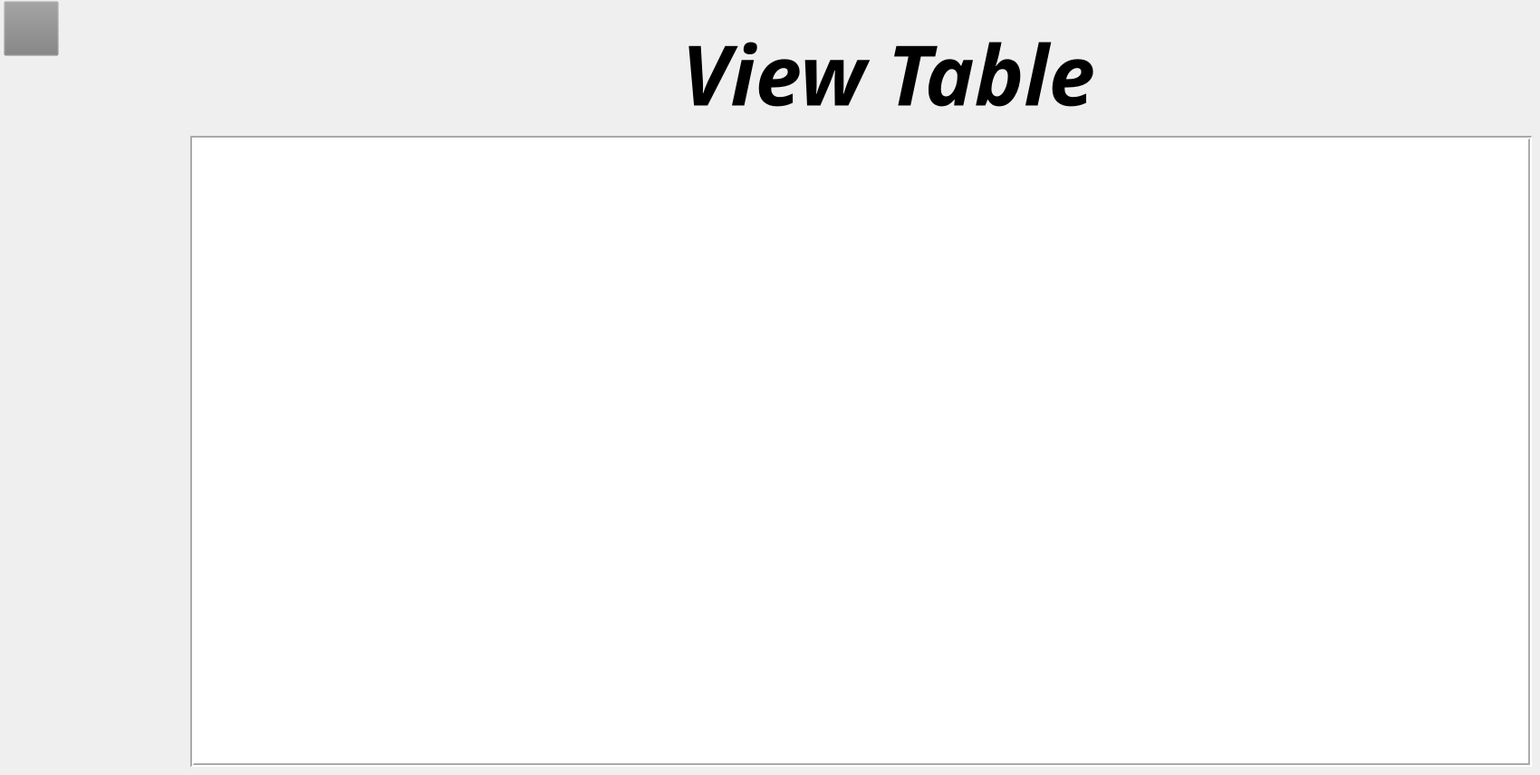
    <widget class="QWidget" name="VIEW">
     <widget class="QPushButton" name="view_backbutton">
      <property name="geometry">
       <rect>
        <x>4</x>
        <y>1</y>
        <width>61</width>
        <height>61</height>
       </rect>
      </property>
      <property name="styleSheet">
       <string notr="true">background-color: rgb(128, 128, 128, 0.01);
border-image: url(:/back-button.png);</string>
      </property>
      <property name="text">
       <string/>
      </property>
     </widget>
     <widget class="QTableView" name="ViewTable">
      <property name="geometry">
       <rect>
        <x>210</x>
        <y>150</y>
        <width>1481</width>
        <height>697</height>
       </rect>
      </property>
      <property name="font">
       <font>
        <pointsize>16</pointsize>
       </font>
      </property>
      <property name="styleSheet">
       <string notr="true">background-color: white
</string>
      </property>
      <property name="frameShape">
       <enum>QFrame::Box</enum>
      </property>
      <property name="lineWidth">
       <number>2</number>
      </property>
      <property name="sizeAdjustPolicy">
       <enum>QAbstractScrollArea::AdjustToContents</enum>
      </property>
      <property name="editTriggers">
       <set>QAbstractItemView::NoEditTriggers</set>
      </property>
      <property name="tabKeyNavigation">
       <bool>true</bool>
      </property>
      <property name="showDropIndicator" stdset="0">
       <bool>true</bool>
      </property>
      <property name="dragDropOverwriteMode">
       <bool>true</bool>
      </property>
      <property name="verticalScrollMode">
       <enum>QAbstractItemView::ScrollPerPixel</enum>
      </property>
      <property name="horizontalScrollMode">
       <enum>QAbstractItemView::ScrollPerPixel</enum>
      </property>
      <property name="wordWrap">
       <bool>false</bool>
      </property>
      <attribute name="horizontalHeaderCascadingSectionResizes">
       <bool>true</bool>
      </attribute>
      <attribute name="horizontalHeaderDefaultSectionSize">
       <number>130</number>
      </attribute>
      <attribute name="horizontalHeaderMinimumSectionSize">
       <number>100</number>
      </attribute>
      <attribute name="horizontalHeaderStretchLastSection">
       <bool>true</bool>
      </attribute>
      <attribute name="verticalHeaderVisible">
       <bool>false</bool>
      </attribute>
      <attribute name="verticalHeaderDefaultSectionSize">
       <number>80</number>
      </attribute>
      <attribute name="verticalHeaderHighlightSections">
       <bool>false</bool>
      </attribute>
      <attribute name="verticalHeaderMinimumSectionSize">
       <number>60</number>
      </attribute>
     </widget>
     <widget class="QLabel" name="label_89">
      <property name="geometry">
       <rect>
        <x>570</x>
        <y>20</y>
        <width>821</width>
        <height>121</height>
       </rect>
      </property>
      <property name="font">
       <font>
        <family>JasmineUPC</family>
        <pointsize>69</pointsize>
        <weight>75</weight>
        <italic>true</italic>
        <bold>true</bold>
       </font>
      </property>
      <property name="styleSheet">
       <string notr="true">background-color: rgb(128, 128, 128, 0.001);</string>
      </property>
      <property name="text">
       <string>View Table</string>
      </property>
      <property name="alignment">
       <set>Qt::AlignCenter</set>
      </property>
     </widget>
    </widget>
